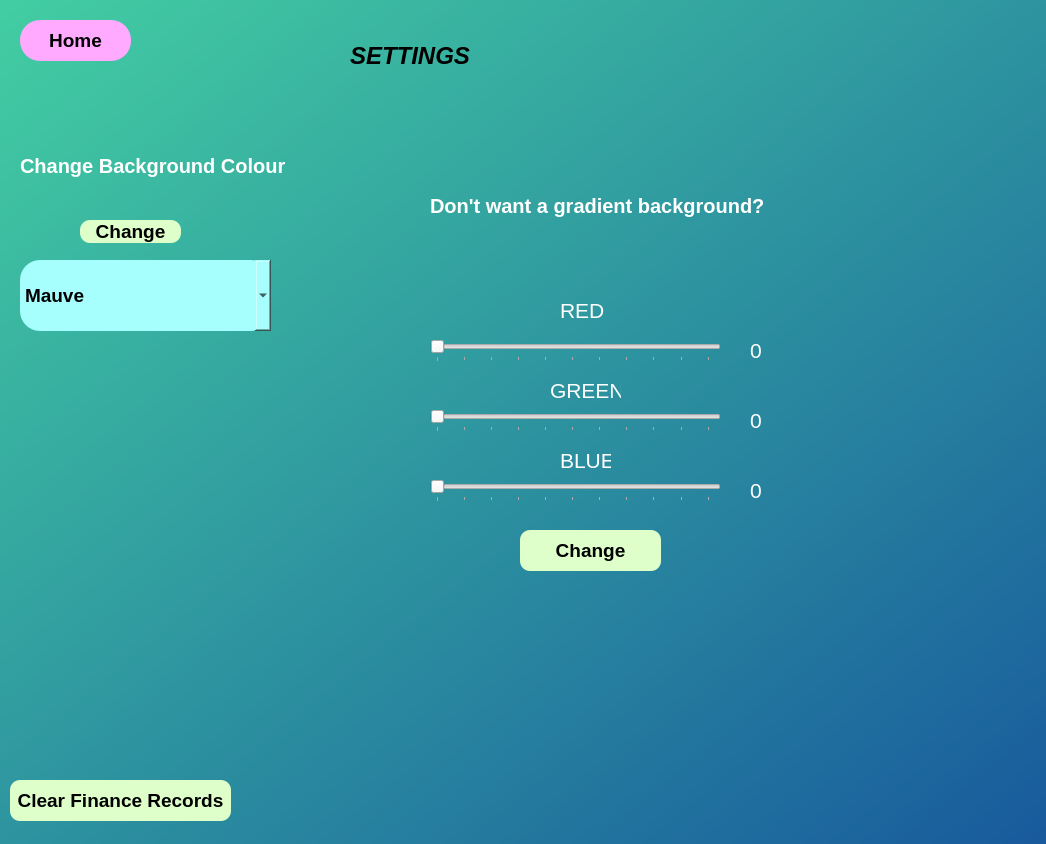
<?xml version="1.0" encoding="UTF-8"?>
<ui version="4.0">
 <class>Dialog</class>
 <widget class="QDialog" name="Dialog">
  <property name="geometry">
   <rect>
    <x>0</x>
    <y>0</y>
    <width>1046</width>
    <height>844</height>
   </rect>
  </property>
  <property name="font">
   <font>
    <weight>75</weight>
    <bold>true</bold>
   </font>
  </property>
  <property name="windowTitle">
   <string>Dialog</string>
  </property>
  <property name="styleSheet">
   <string notr="true">QDialog#Dialog{
background-color: qlineargradient(spread:pad, x1:0, y1:0, x2:1, y2:1, stop:0 rgba(67, 206, 162, 1), stop:1 rgba(24, 90, 157, 1));
}</string>
  </property>
  <widget class="QLabel" name="label">
   <property name="geometry">
    <rect>
     <x>350</x>
     <y>40</y>
     <width>141</width>
     <height>31</height>
    </rect>
   </property>
   <property name="font">
    <font>
     <pointsize>18</pointsize>
     <weight>75</weight>
     <italic>true</italic>
     <bold>true</bold>
    </font>
   </property>
   <property name="text">
    <string>SETTINGS</string>
   </property>
  </widget>
  <widget class="QLabel" name="label_2">
   <property name="geometry">
    <rect>
     <x>20</x>
     <y>150</y>
     <width>281</width>
     <height>31</height>
    </rect>
   </property>
   <property name="font">
    <font>
     <pointsize>15</pointsize>
     <weight>75</weight>
     <bold>true</bold>
    </font>
   </property>
   <property name="styleSheet">
    <string notr="true">color: rgb(255, 255, 255);</string>
   </property>
   <property name="text">
    <string>Change Background Colour</string>
   </property>
  </widget>
  <widget class="QComboBox" name="colorSelectBox">
   <property name="geometry">
    <rect>
     <x>20</x>
     <y>260</y>
     <width>251</width>
     <height>71</height>
    </rect>
   </property>
   <property name="styleSheet">
    <string notr="true">QComboBox{
background-color: rgb(166, 255, 252); font-size: 14pt;
border-width: 1px;
border-radius: 20px;
}

QListView{
    border:                 none;
    color:                      rgb(87, 96, 134);
    background-color:   rgb(255, 255, 255);
    font-weight:            bold;
    selection-background-color: rgb(47, 175, 178);
}


QComboBox:hover{
	background-color: rgb(85, 255, 127);
}</string>
   </property>
   <item>
    <property name="text">
     <string>Mauve</string>
    </property>
   </item>
   <item>
    <property name="text">
     <string>Green Blue</string>
    </property>
   </item>
   <item>
    <property name="text">
     <string>Pink Purple Orange</string>
    </property>
   </item>
  </widget>
  <widget class="QPushButton" name="submitButton">
   <property name="geometry">
    <rect>
     <x>80</x>
     <y>220</y>
     <width>101</width>
     <height>23</height>
    </rect>
   </property>
   <property name="font">
    <font>
     <pointsize>14</pointsize>
     <weight>75</weight>
     <bold>true</bold>
    </font>
   </property>
   <property name="styleSheet">
    <string notr="true">QPushButton{
background-color: rgb(222, 255, 201); font-size: 14pt;
border-radius: 10px;
}

QPushButton:hover{
	background-color: rgb(255, 243, 116);
}</string>
   </property>
   <property name="text">
    <string>Change</string>
   </property>
  </widget>
  <widget class="QPushButton" name="homeButton">
   <property name="geometry">
    <rect>
     <x>20</x>
     <y>20</y>
     <width>111</width>
     <height>41</height>
    </rect>
   </property>
   <property name="styleSheet">
    <string notr="true">QPushButton{
background-color: rgb(255, 170, 255); font-size: 14pt;
border-radius: 20px;
}

QPushButton:hover{
	background-color: rgb(255, 85, 255);
}</string>
   </property>
   <property name="text">
    <string>Home</string>
   </property>
  </widget>
  <widget class="QSlider" name="rSlider">
   <property name="geometry">
    <rect>
     <x>430</x>
     <y>340</y>
     <width>291</width>
     <height>22</height>
    </rect>
   </property>
   <property name="font">
    <font>
     <weight>50</weight>
     <italic>false</italic>
     <bold>false</bold>
     <underline>false</underline>
    </font>
   </property>
   <property name="styleSheet">
    <string notr="true"/>
   </property>
   <property name="maximum">
    <number>255</number>
   </property>
   <property name="orientation">
    <enum>Qt::Horizontal</enum>
   </property>
   <property name="tickPosition">
    <enum>QSlider::TicksBelow</enum>
   </property>
   <property name="tickInterval">
    <number>25</number>
   </property>
  </widget>
  <widget class="QSlider" name="gSlider">
   <property name="geometry">
    <rect>
     <x>430</x>
     <y>410</y>
     <width>291</width>
     <height>22</height>
    </rect>
   </property>
   <property name="maximum">
    <number>255</number>
   </property>
   <property name="orientation">
    <enum>Qt::Horizontal</enum>
   </property>
   <property name="tickPosition">
    <enum>QSlider::TicksBelow</enum>
   </property>
   <property name="tickInterval">
    <number>25</number>
   </property>
  </widget>
  <widget class="QSlider" name="bSlider">
   <property name="geometry">
    <rect>
     <x>430</x>
     <y>480</y>
     <width>291</width>
     <height>22</height>
    </rect>
   </property>
   <property name="maximum">
    <number>255</number>
   </property>
   <property name="orientation">
    <enum>Qt::Horizontal</enum>
   </property>
   <property name="tickPosition">
    <enum>QSlider::TicksBelow</enum>
   </property>
   <property name="tickInterval">
    <number>25</number>
   </property>
  </widget>
  <widget class="QLabel" name="label_3">
   <property name="geometry">
    <rect>
     <x>430</x>
     <y>180</y>
     <width>371</width>
     <height>51</height>
    </rect>
   </property>
   <property name="font">
    <font>
     <pointsize>15</pointsize>
     <weight>75</weight>
     <italic>false</italic>
     <bold>true</bold>
     <underline>false</underline>
     <strikeout>false</strikeout>
    </font>
   </property>
   <property name="acceptDrops">
    <bool>false</bool>
   </property>
   <property name="styleSheet">
    <string notr="true">color: rgb(255, 255, 255);</string>
   </property>
   <property name="text">
    <string>Don't want a gradient background?</string>
   </property>
  </widget>
  <widget class="QLabel" name="label_4">
   <property name="geometry">
    <rect>
     <x>560</x>
     <y>300</y>
     <width>51</width>
     <height>21</height>
    </rect>
   </property>
   <property name="font">
    <font>
     <pointsize>16</pointsize>
     <weight>50</weight>
     <bold>false</bold>
    </font>
   </property>
   <property name="styleSheet">
    <string notr="true">color: rgb(255, 255, 255);</string>
   </property>
   <property name="text">
    <string>RED</string>
   </property>
  </widget>
  <widget class="QLabel" name="label_5">
   <property name="geometry">
    <rect>
     <x>550</x>
     <y>380</y>
     <width>71</width>
     <height>21</height>
    </rect>
   </property>
   <property name="font">
    <font>
     <pointsize>16</pointsize>
     <weight>50</weight>
     <bold>false</bold>
    </font>
   </property>
   <property name="styleSheet">
    <string notr="true">color: rgb(255, 255, 255);</string>
   </property>
   <property name="text">
    <string>GREEN</string>
   </property>
  </widget>
  <widget class="QLabel" name="label_6">
   <property name="geometry">
    <rect>
     <x>560</x>
     <y>450</y>
     <width>51</width>
     <height>21</height>
    </rect>
   </property>
   <property name="font">
    <font>
     <pointsize>16</pointsize>
     <weight>50</weight>
     <bold>false</bold>
    </font>
   </property>
   <property name="styleSheet">
    <string notr="true">color: rgb(255, 255, 255);
</string>
   </property>
   <property name="text">
    <string>BLUE</string>
   </property>
  </widget>
  <widget class="QPushButton" name="RGB_Button">
   <property name="geometry">
    <rect>
     <x>520</x>
     <y>530</y>
     <width>141</width>
     <height>41</height>
    </rect>
   </property>
   <property name="styleSheet">
    <string notr="true">QPushButton{
background-color: rgb(222, 255, 201); font-size: 14pt;
border-radius: 10px;
}

QPushButton:hover{
	background-color: rgb(255, 243, 116);
}</string>
   </property>
   <property name="text">
    <string>Change</string>
   </property>
  </widget>
  <widget class="QLabel" name="gValue">
   <property name="geometry">
    <rect>
     <x>750</x>
     <y>410</y>
     <width>71</width>
     <height>21</height>
    </rect>
   </property>
   <property name="font">
    <font>
     <pointsize>16</pointsize>
     <weight>50</weight>
     <bold>false</bold>
    </font>
   </property>
   <property name="styleSheet">
    <string notr="true">color: rgb(255, 255, 255);</string>
   </property>
   <property name="text">
    <string>0</string>
   </property>
  </widget>
  <widget class="QLabel" name="bValue">
   <property name="geometry">
    <rect>
     <x>750</x>
     <y>480</y>
     <width>71</width>
     <height>21</height>
    </rect>
   </property>
   <property name="font">
    <font>
     <pointsize>16</pointsize>
     <weight>50</weight>
     <bold>false</bold>
    </font>
   </property>
   <property name="styleSheet">
    <string notr="true">color: rgb(255, 255, 255);</string>
   </property>
   <property name="text">
    <string>0</string>
   </property>
  </widget>
  <widget class="QLabel" name="rValue">
   <property name="geometry">
    <rect>
     <x>750</x>
     <y>340</y>
     <width>71</width>
     <height>21</height>
    </rect>
   </property>
   <property name="font">
    <font>
     <pointsize>16</pointsize>
     <weight>50</weight>
     <bold>false</bold>
    </font>
   </property>
   <property name="styleSheet">
    <string notr="true">color: rgb(255, 255, 255);</string>
   </property>
   <property name="text">
    <string>0</string>
   </property>
  </widget>
  <widget class="QPushButton" name="clearRecordsButton">
   <property name="geometry">
    <rect>
     <x>10</x>
     <y>780</y>
     <width>221</width>
     <height>41</height>
    </rect>
   </property>
   <property name="styleSheet">
    <string notr="true">QPushButton{
background-color: rgb(222, 255, 201); font-size: 14pt;
border-radius: 10px;
}

QPushButton:hover{
	background-color: rgb(255, 82, 85);
}</string>
   </property>
   <property name="text">
    <string>Clear Finance Records</string>
   </property>
  </widget>
 </widget>
 <resources/>
 <connections/>
</ui>
